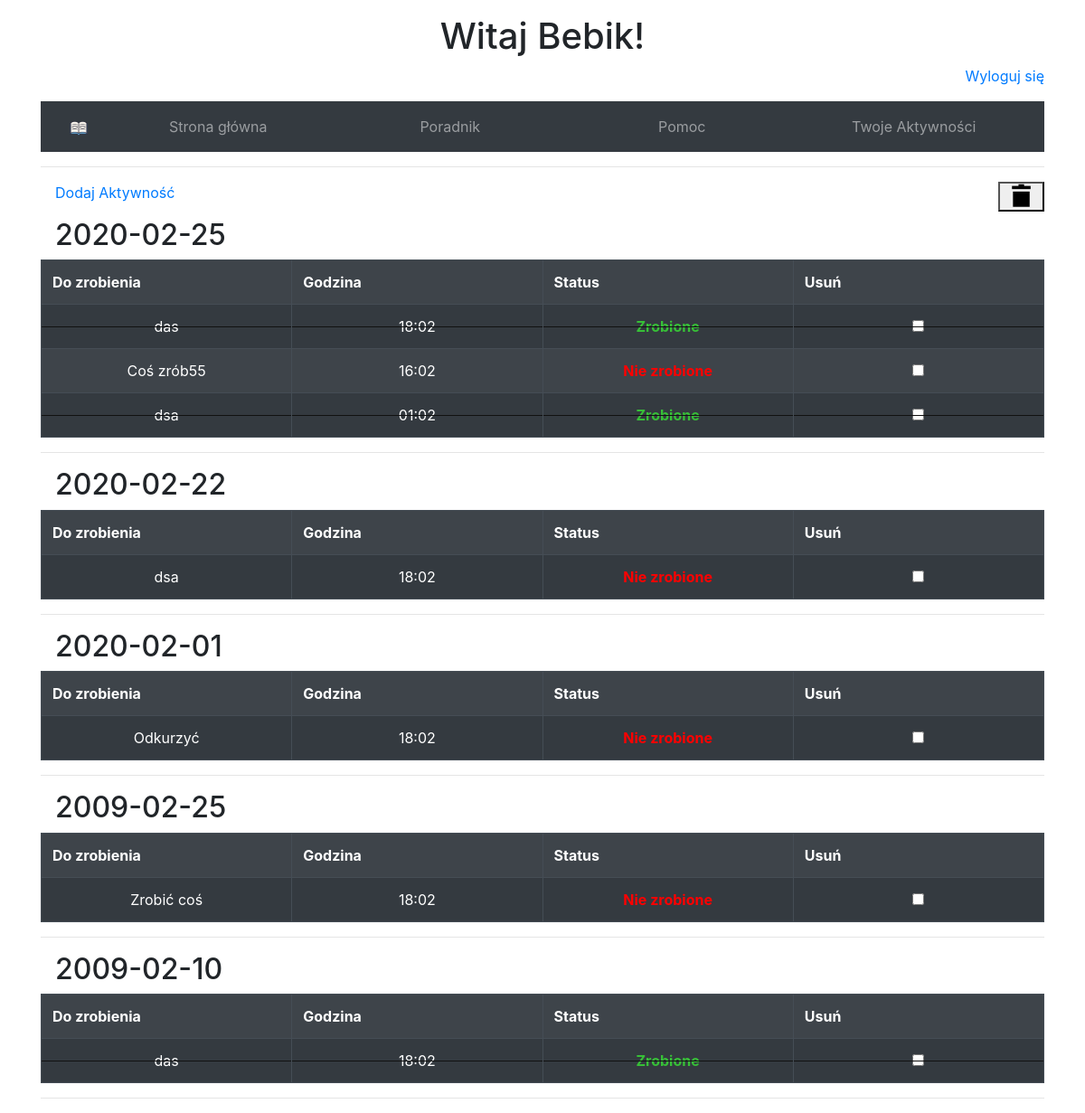
The app's page /activities/ (signed in), older data.
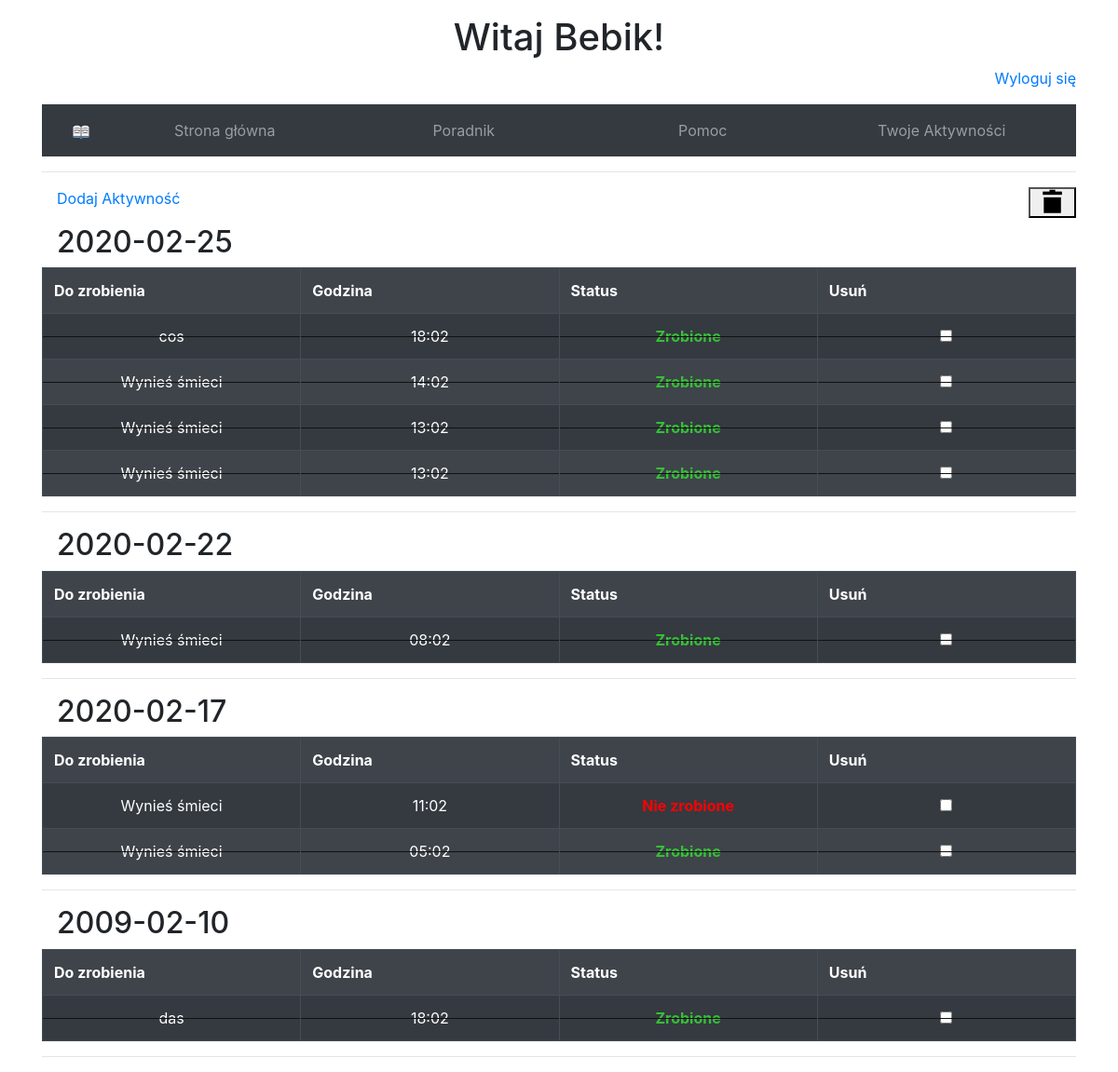
The same page, newer data.
### activities/models.py (models this page shows, shortened)
class Activity(models.Model):
    activity = models.CharField(max_length=50)
    to_do_date = models.DateTimeField()
    is_done = models.BooleanField(default= False, blank=True)
    user = models.ForeignKey(User, on_delete=models.CASCADE)

### activities/views.py (the view)
# urls.py: path('', ActivityListView.as_view(), name='activity'),
class ActivityListView(LoginRequiredMixin, ListView):
    login_url = '/login/'
    model = Activity
    template_name = 'activity.html'
    context_object_name = 'activities'
    ordering = ['-to_do_date']
    def get_queryset(self):
        return super().get_queryset().filter(user=self.request.user)
    def get_context_data(self, **kwargs):
        context = super().get_context_data(**kwargs)
        grouped_activities = []
        current_date = None
        current_activities = []
        for activity in context['activities']:
            if activity.to_do_date.date() != current_date:
                if current_date is not None:
                    grouped_activities.append((current_date, current_activities))
                    current_activities = []
                current_date = activity.to_do_date.date()
            current_activities.append(activity)
        grouped_activities.append((current_date, current_activities))
        context['grouped_activities'] = grouped_activities
        return context

### activities/templates/activity.html (shortened to what this page needs)
{% extends 'base.html' %}
{% block content %}
    <form method="post" action="{% url "activity-delete-many" %}">
        <div class="mb-3 ml-3">
            <a href="{% url 'activity-add' %}">Dodaj Aktywność</a>
            <div class="float-right">
                <a href="{% url 'activity-delete-many' %}">
                    <button type="submit" style="position: right;">
                        <i class="icon-trash"></i>
                    </button>
                </a>
            </div>
        </div>
        {% for activity_date, activities in grouped_activities %}
        <h2 class="mb-2 ml-3">{{ activity_date|date:'Y-m-d'}}</h2>
        <table class="table table-bordered table-hover table-dark table-striped">
            <tr>
                <th>Do zrobienia</th>
                <th>Godzina</th>
                <th>Status</th>
                <th>Usuń</th>
            </tr>
            {% for activity in activities %}
                {% if activity.is_done %}
                    <tr id='activity-{{ activity.id }}' class="strikeout" >
                {% else %}
                    <tr id='activity-{{ activity.id }}'>
                {% endif %}
                    <td  onclick="window.location='{% url "activity-detail" activity.id %}';">
                        {{activity.activity}}
                    </td>
                    <td  onclick="window.location='{% url "activity-detail" activity.id %}';">
                        {{activity.to_do_date|date:'H:m'}}
                    </td>
                    {% if activity.is_done %}
                        <td class="completed_activities"  onclick="window.location='{% url "activity-change" activity.id %}';">
                               <b>Zrobione</b>
                        </td>
                    {% else %}
                        <td class="uncompleted_activities"  onclick="window.location='{% url "activity-change" activity.id %}';">
                           <b>Nie zrobione</b>
                        </td>
                    {% endif %}
                    <td>
                        <input type="checkbox" name="id" value="{{ activity.id }}">
                    </td>
                </tr>
            {% endfor %}
        </table>
    </form>
    <hr>
    {% endfor %}
{% endblock %}

### users/templates/base.html (shortened to what this page needs)
{% load static %}
<!DOCTYPE html>
<html lang="en">
  <head>
    <link rel="stylesheet" href="https://stackpath.bootstrapcdn.com/bootstrap/4.4.1/css/bootstrap.min.css">
    <link rel="stylesheet" href="{% static 'users/style.css' %}">
    <link rel="stylesheet" href="{% static 'css/fontello.css' %}">
  </head>
  <body>
    <div class="container">
      <div class="mt-3">
        <header>
          {% if not user.is_authenticated %}
            <h1 id="login-try">Spróbuj się zalogować!</h1>
          {% else %}
            <h1 id="login-try">Witaj {{ user.username }}!</h1>
          {% endif %}
          {% if user.is_authenticated %}
          <p class="login_menu">
            <a href="{% url 'logout' %}">Wyloguj się</a>
          </p>
          {% else %}
          <p class="login_menu">
            <a href="{% url 'login' %}">Zaloguj się</a> / <a href="{% url 'signup' %}">Zarejestruj się</a>
          </p>
          {% endif %}
          <nav class="navbar navbar-dark nav-justified bg-dark">
            <a class="navbar-brand ml-3" href="{% url 'home' %}">
              <img src="{% static 'icon1.png' %}" alt="Rysuneczek" width=20px height=20px>
            </a>
            <ul class="navbar-nav">
              <li class="nav-item">
                <a class="nav-link" href="{% url 'home' %}">Strona główna</a>
              </li>
              <li class="nav-item">
                <a class="nav-link" href="#">Poradnik</a>
              </li>
              <li class="nav-item">
                <a class="nav-link" href="#">Pomoc</a>
              </li>
              <li class="nav-item">
                <a class="nav-link" href="{% url 'activity' %}">Twoje Aktywności</a>
              </li>
            </ul>
          </nav>
          <hr>
        </header>
        <main>
          {% block content %}
          {% endblock %}
        </main>
      </div>
    </div>
  </body>
</html>

### users/static/users/style.css (style rules this page uses)
body { margin: 0; }
#login-try { text-align: center; }
.login_menu { text-align: right; }
td { cursor: pointer; }
.navbar-nav { display: contents; }
tr { text-align: center; }
.completed_activities { color: rgb(55, 192, 55); }
.uncompleted_activities { color: red; }
table { border-collapse: collapse; empty-cells: show; }
td { position: relative; }
tr.strikeout td:before { content: " "; position: absolute; top: 50%; left: 0; border-bottom: 1px solid #111; width: 100%; }
td { width: 100px; }
th { text-align: left; }

Row changes from the older to the newer data that the page shows:
removed Activity: to_do_date "2020-02-25", activity "das", to_do_date "18:02", is_done "Zrobione"
removed Activity: activity "Coś zrób55", to_do_date "16:02", shown under "2020-02-25"
removed Activity: activity "dsa", to_do_date "01:02", is_done "Zrobione", shown under "2020-02-25"
removed Activity: to_do_date "2020-02-22", activity "dsa", to_do_date "18:02", is_done "Nie zrobione"
removed Activity: to_do_date "2020-02-01", activity "Odkurzyć", to_do_date "18:02", is_done "Nie zrobione"
removed Activity: to_do_date "2009-02-25", activity "Zrobić coś", to_do_date "18:02", is_done "Nie zrobione"
added Activity: to_do_date "2020-02-25", activity "cos", to_do_date "18:02", is_done "Zrobione"
added Activity: activity "Wynieś śmieci", to_do_date "14:02", is_done "Zrobione", shown under "2020-02-25"
added Activity: activity "Wynieś śmieci", to_do_date "13:02", is_done "Zrobione", shown under "2020-02-25"
added Activity: activity "Wynieś śmieci", to_do_date "13:02", is_done "Zrobione", shown under "2020-02-25"
added Activity: to_do_date "2020-02-22", activity "Wynieś śmieci", to_do_date "08:02", is_done "Zrobione"
added Activity: to_do_date "2020-02-17", activity "Wynieś śmieci", to_do_date "11:02", is_done "Nie zrobione"
added Activity: activity "Wynieś śmieci", to_do_date "05:02", is_done "Zrobione", shown under "2020-02-17"
